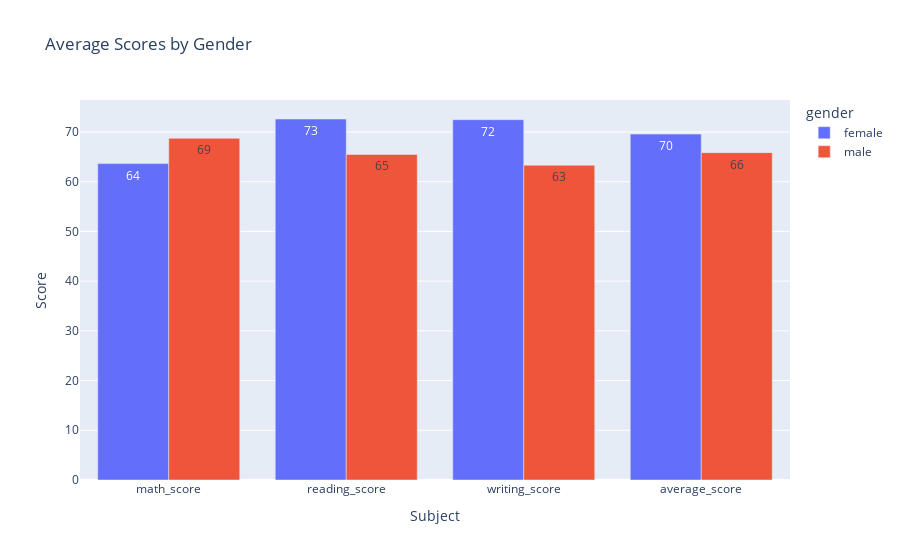

The notebook cell saved with this chart:
### Markdown cell above
Interactive Bar Chart: Average Score by Gender

### Code cell
import plotly.express as px

avg_by_gender = df.groupby('gender')[['math_score', 'reading_score', 'writing_score', 'average_score']].mean().reset_index()

fig = px.bar(avg_by_gender.melt(id_vars='gender', value_vars=['math_score', 'reading_score', 'writing_score', 'average_score']),
             x='variable', y='value', color='gender',
             barmode='group', text_auto='.2s',
             labels={'value': 'Average Score', 'variable': 'Subject'},
             title="Average Scores by Gender")
fig.update_layout(yaxis_title='Score')
fig.show()

### Figure 1 — Plotly figure (JSON) as saved in the notebook; plotly's stock layout.template omitted (floating-point values rounded to 4 significant figures)
{"data": [{"alignmentgroup": "True", "hovertemplate": "gender=female<br>Subject=%{x}<br>Average Score=%{y}<extra></extra>", "legendgroup": "female", "marker": {"color": "#636efa", "pattern": {"shape": ""}}, "name": "female", "offsetgroup": "female", "orientation": "v", "showlegend": true, "textposition": "auto", "texttemplate": "%{y:.2s}", "type": "bar", "x": ["math_score", "reading_score", "writing_score", "average_score"], "xaxis": "x", "y": [63.63, 72.61, 72.47, 69.57], "yaxis": "y"}, {"alignmentgroup": "True", "hovertemplate": "gender=male<br>Subject=%{x}<br>Average Score=%{y}<extra></extra>", "legendgroup": "male", "marker": {"color": "#EF553B", "pattern": {"shape": ""}}, "name": "male", "offsetgroup": "male", "orientation": "v", "showlegend": true, "textposition": "auto", "texttemplate": "%{y:.2s}", "type": "bar", "x": ["math_score", "reading_score", "writing_score", "average_score"], "xaxis": "x", "y": [68.73, 65.47, 63.31, 65.84], "yaxis": "y"}], "layout": {"barmode": "group", "legend": {"title": {"text": "gender"}, "tracegroupgap": 0}, "title": {"text": "Average Scores by Gender"}, "xaxis": {"anchor": "y", "domain": [0, 1], "title": {"text": "Subject"}}, "yaxis": {"anchor": "x", "domain": [0, 1], "title": {"text": "Score"}}}}
